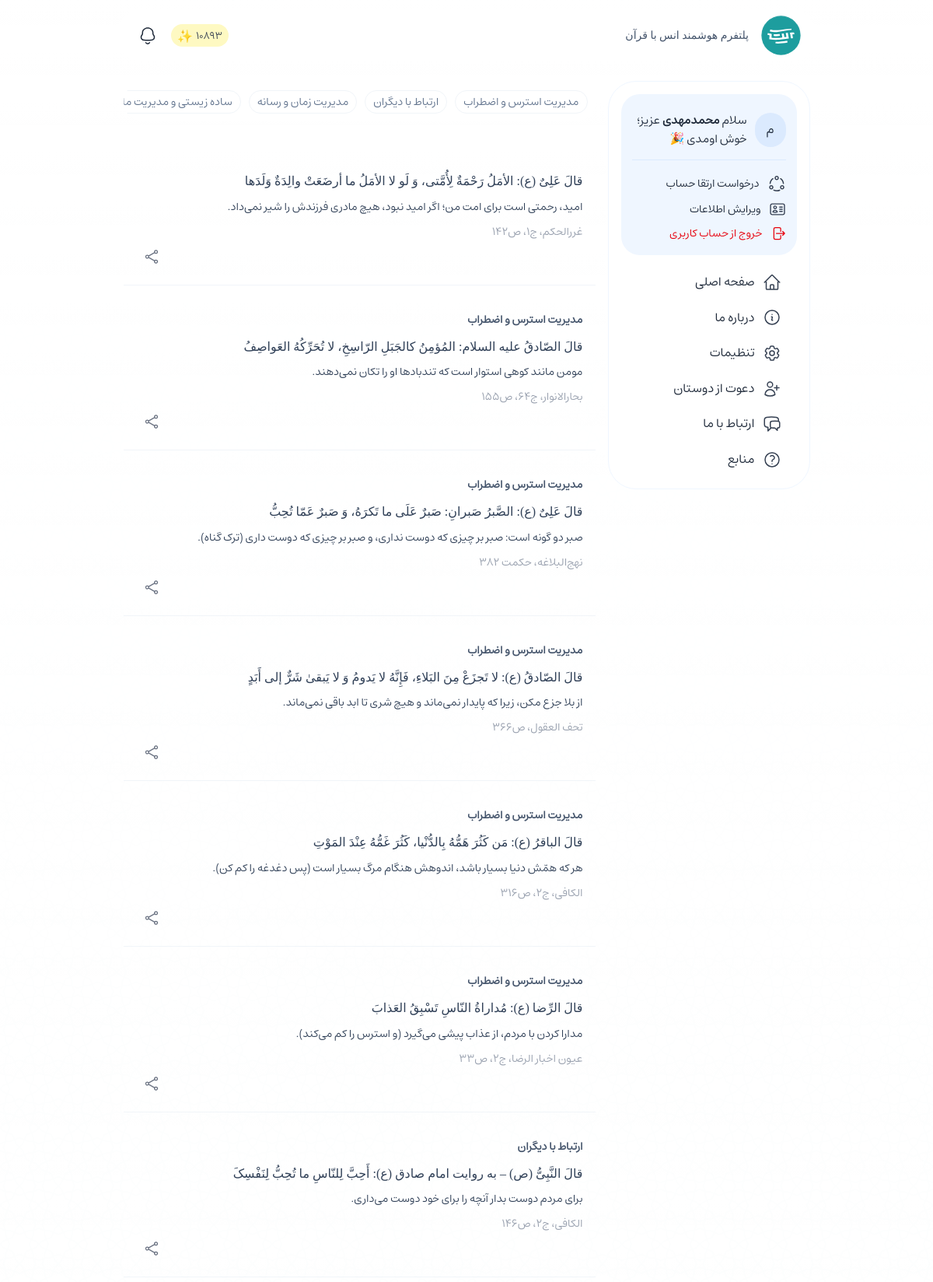
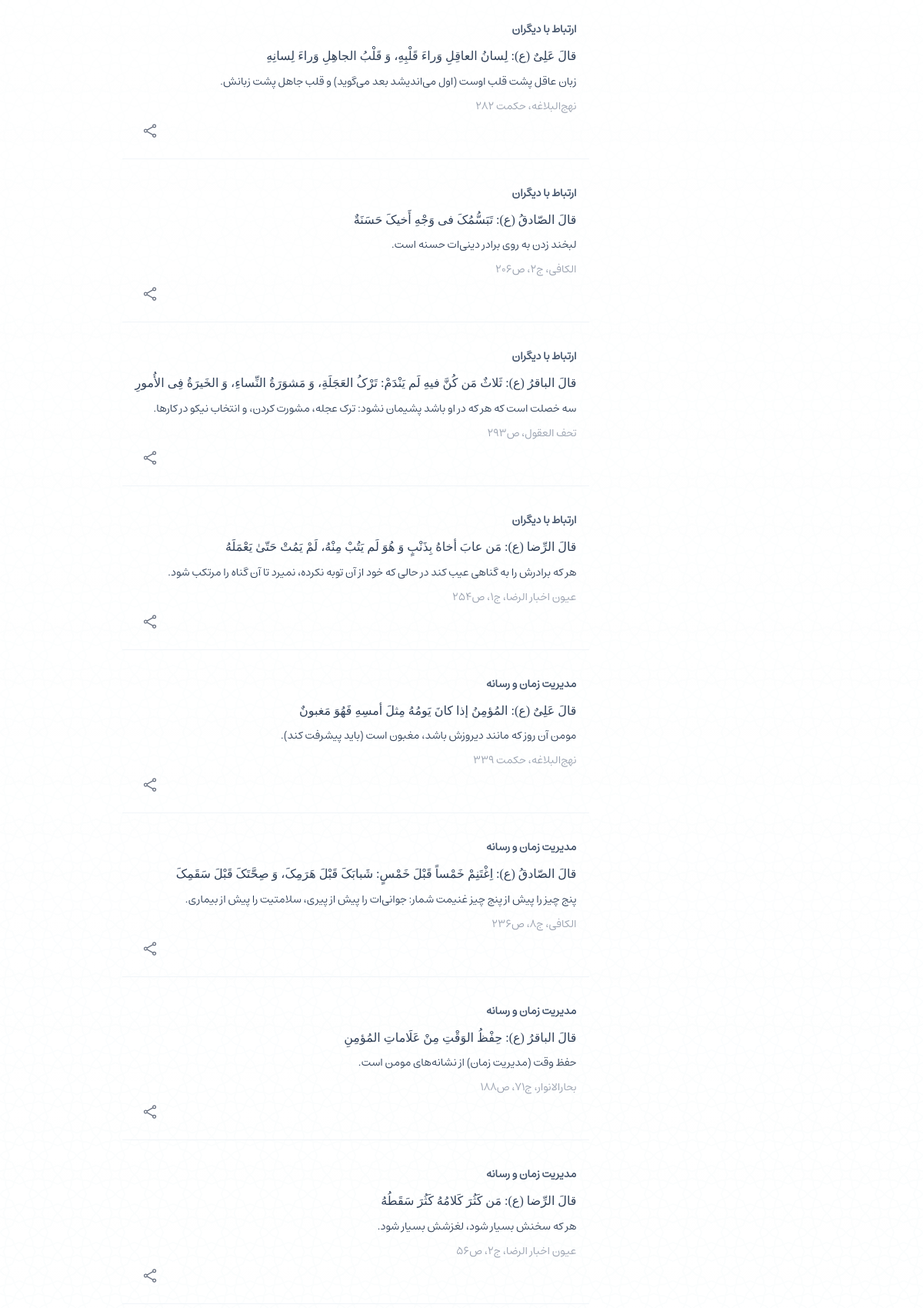
Screenshot of /hadiths/ (signed in, upper part) with the database file from the repository (2 pictures, top to bottom).
### authentication/models.py (models this page shows, shortened)
class CustomeUser(AbstractUser):
    ROLE_USERS = [
        ('admin', 'admin'),
        ('cultural_admin', 'cultural_admin'),
        ('student', 'student')
    ]
    EDUCATIONAL_LEVELS = [
        ('دیپلم', 'دیپلم'),
        ('فوق دیپلم', 'فوق دیپلم'),
        ('لیسانس', 'لیسانس'),
        ('فوق لیسانس', 'فوق لیسانس'),
        ('دکترا', 'دکترا'),
        ('سایر', 'سایر'),
    ]
    first_name = None
    last_name = None
    groups = None
    user_permissions = None
    date_joined = None
    last_login = None
    username = models.CharField(max_length=200, verbose_name='username')
    phone = models.CharField(max_length=11, verbose_name='phone', unique=True, error_messages={'unique': 'یک کاربر با این شماره وجود دارد.'})
    national_code = models.CharField(max_length=10, verbose_name='national code', unique=True, error_messages={'unique': 'این کدملی قبلاً استفاده شده است.'}, null=True, blank=True)
    student_code = models.CharField(max_length=14, verbose_name='student code', unique=True, error_messages={'unique': 'این شماره دانشجویی قبلاً استفاده شده است.'}, null=True, blank=True)
    field_student = models.CharField(max_length=50, verbose_name='field student', null=True, blank=True)
    educational_level = models.CharField(max_length=50, choices=EDUCATIONAL_LEVELS, verbose_name='educational level', null=True, blank=True)
    university_id = models.ForeignKey('panel.Universities', on_delete=models.CASCADE, verbose_name='university id', null=True, blank=True)
    role = models.CharField(max_length=50, choices=ROLE_USERS, default=ROLE_USERS[2], verbose_name='role')
    total_points = models.BigIntegerField(verbose_name='total_points', default=0, null=True, blank=True)
    bale_chat_id = models.CharField(max_length=30, verbose_name='bale_chat_id', unique=True, blank=True, null=True)
    created_at = models.CharField(max_length=50, default=JalaliDateTime.now().strftime('%Y-%m-%d %H:%M'), verbose_name='created at')
    USERNAME_FIELD = 'phone'
    REQUIRED_FIELDS = ['username', 'password']

### core/models.py (models this page shows, shortened)
class CategoriesContent(models.Model):
    id = models.BigAutoField(auto_created=True, primary_key=True, serialize=False, verbose_name='ID')
    title = models.CharField(max_length=100, verbose_name='title')
    description = models.CharField(max_length=300, verbose_name='description', null=True, blank=True)

class Hadiths(models.Model):
    id = models.BigAutoField(auto_created=True, primary_key=True, serialize=False, verbose_name='ID')
    text_ar = models.TextField(verbose_name='text arabic')
    text_fa = models.TextField(verbose_name='text farsi')
    source = models.CharField(max_length=200, verbose_name='source')
    category_content_id = models.ForeignKey(CategoriesContent, on_delete=models.CASCADE, verbose_name='category content id', null=True, blank=True)

### core/views.py (the view)
# urls.py: path('hadiths/', view=views.hadiths, name='hadiths'),
def hadiths(request):
    return render(request, template_name='pages/content/hadiths/index.html', context={'hadiths': Hadiths.objects.defer('id', 'text_ar', 'text_fa', 'source'), 'categories_content': CategoriesContent.objects.defer('id', 'title').all()})

### core/context_processors.py (called while the page is built)
def app_version(request):
    return {'APP_VERSION': '1.0.1'}

def university_list(request):
    if request.user.is_authenticated:
        data = Universities.objects.defer('id', 'university_name', 'is_verified').all()
        return {'university_list': data}
    else:
        return {'university_list': []}

def user_total_points(request):
    if request.user.is_authenticated:
        if request.user.role == 'cultural_admin' or request.user.role == 'student':
            sum_total_points_uni = UserPoints.objects.filter(user_id__university_id=request.user.university_id).defer('point').aggregate(Sum('point'))['point__sum'] or 0
            return {'total_points_uni': sum_total_points_uni}
        else:
            if request.user.university_id:
                sum_total_points = UserPoints.objects.filter(user_id=request.user).aggregate(Sum('point'))['point__sum'] or 0
                CustomeUser.objects.filter(id=request.user.id).update(total_points=sum_total_points)
            return {'total_points_user': []}
    else:
        return {'user_total_points': []}

### templates/pages/content/hadiths/index.html (shortened to what this page needs)
{% extends '../../../core/_base.html' %}
{% load static %}
{% block body %}
    {% include '../../../core/_navbar.html' %}
    {% include '../../../core/_sidebar.html' %}
    {% include './core/_index_content.html' %}
{% endblock body %}

### templates/core/_navbar.html (shortened to what this page needs)
{% load static %}
<nav class="bg-white rounded-full py-2 px-5 flex items-center justify-between gap-4 fixed top-3 w-[93%] min-[965px]:w-[75%] min-[1300px]:w-[70%]! min-[1400px]:w-[60%]! z-10 overflow-hidden transition-all">
    <ul class="flex items-center justify-between gap-2.5 w-full">
        <div class="flex items-center gap-4">
            <a href="/" title="پلتفرم هوشمند انس با قرآن" draggable="false">
                <img src="{% static 'assets/images/logo/SVG/icon_splash.svg' %}" alt="logo" class="size-12.75 max-[965px]:hidden" draggable="false">
            </a>
            <p class="max-[965px]:hidden text-sm text-slate-600 font-vazeh transition-all">پلتفرم هوشمند انس با قرآن</p>
        </div>
        {% if request.user.is_authenticated %}
            {% if request.user.is_superuser %}
                <button class="nav-btn-icon" title="اعلانات" onclick="modal('notificationsAdmin');" draggable="false">
                    <svg class="notify-icon size-10 p-2 rounded-full hover:bg-gray-50 cursor-pointer transition-all" fill="none" viewBox="0 0 24 24"><path fill="#1e2939" fill-rule="evenodd" d="M6.1 7.495c-.054.627-.054 1.27-.054 1.941a.75.75 0 0 1-.016.152 5.619 5.619 0 0 1-1.333 2.623 2.85 2.85 0 0 0-.446 1.377V13.803a2.853 2.853 0 0 0 .644 1.864 3.806 3.806 0 0 0 2.364 1.125h.009c3.142.338 6.312.338 9.454 0h.012a3.756 3.756 0 0 0 2.362-1.126c.44-.528.67-1.192.653-1.87v-.21a2.756 2.756 0 0 0-.445-1.365A5.704 5.704 0 0 1 17.97 9.59a.743.743 0 0 1-.014-.1c-.025-.348-.024-.695-.023-1.01V8.43c.002-.338.001-.64-.024-.933-.266-2.727-3.02-4.746-5.87-4.746h-.078c-2.852 0-5.603 2.02-5.86 4.745m-1.493-.138c.346-3.69 3.939-6.107 7.354-6.107h.078c3.416 0 7.006 2.416 7.363 6.105v.007c.033.372.033.74.031 1.072v.033c0 .31-.002.59.016.864a4.206 4.206 0 0 0 1.002 1.922.754.754 0 0 1 .067.085 4.255 4.255 0 0 1 .73 2.23v.2a4.317 4.317 0 0 1-1.05 2.917 5.255 5.255 0 0 1-3.321 1.6c-3.246.348-6.52.347-9.765 0a5.305 5.305 0 0 1-3.354-1.639 4.354 4.354 0 0 1-1.007-2.867v-.21a4.35 4.35 0 0 1 .727-2.234.753.753 0 0 1 .073-.094 4.122 4.122 0 0 0 .995-1.885c0-.638.002-1.318.06-1.994l.001-.005M9.087 20.265a.75.75 0 0 1 1.054.12 2.338 2.338 0 0 0 3.242.38l.012-.01c.145-.108.275-.234.388-.373a.75.75 0 1 1 1.168.94c-.19.237-.41.449-.654.631a3.839 3.839 0 0 1-5.329-.634.75.75 0 0 1 .12-1.054" clip-rule="evenodd"></path></svg>
                </button>
            {% else %}
                <span class="flex items-center gap-1 min-[965px]:gap-2.5 transition-all">
                    <div class="hidden min-[956px]:flex">
                        {% if request.user.role == 'cultural_admin' %}
                            <a href="/panel" class="flex items-center gap-1" title="امتیاز دانشگاه شما" draggable="false">
                                <li class="bg-yellow-100 rounded-full px-2 pt-1 flex items-center max-[965px]:text-[13px] transition-all"><span class="ml-1 text-[13px] text-gray-700">{{ total_points_uni }}</span> ✨</li>
                            </a>
                        {% elif request.user.university_id and request.user.role == 'student' %}
                            <a href="/challenge" class="flex items-center gap-1" title="امتیاز شما" draggable="false">
                                <li class="bg-yellow-100 rounded-full px-2 pt-1 flex items-center max-[965px]:text-[13px] transition-all"><span class="ml-1 text-[13px] text-gray-700">{{ request.user.total_points }}</span> ✨</li>
                            </a>
                        {% endif %}
                    </div>
                    <button class="nav-btn-icon" title="اعلانات" onclick="modal('notifications');" draggable="false">
                    </button>
                </span>
            {% endif %}
        {% endif %}
    </ul>
</nav>

### templates/core/_sidebar.html (shortened to what this page needs)
{% load static %}
<div class="overlay-nav max-[965px]:bg-black/60 max-[965px]:fixed max-[965px]:inset-0 max-[965px]:w-full max-[965px]:h-full max-[965px]:hidden max-[965px]:z-10 transition-all" id="navOverlay">
    <div class="nav flex flex-col gap-1 p-4 h-fit w-65 max-[965px]:h-full! max-[965px]:w-75 min-[965px]:mt-26 bg-white border max-[965px]:border-none border-blue-50 min-[965px]:rounded-[36px] z-50 min-[965px]:z-0 min-[965px]:sticky min-[965px]:top-26 min-[965px]:mb-2.5 text-gray-800 overflow-auto transition-all" id="nav">
        <div class="w-full flex flex-col gap-1">
            {% if request.user.is_authenticated %}
                {% if request.user.username|lower|slice:1 == "a" or request.user.username|lower|slice:1 == "b" or request.user.username|lower|slice:1 == "c" or request.user.username|lower|slice:1 == "d" or request.user.username|slice:1 == "ا" or request.user.username|slice:1 == "آ" or request.user.username|slice:1 == "ب" or request.user.username|slice:1 == "پ" or request.user.username|slice:1 == "ت" or request.user.username|slice:1 == "م" %}
                    <div class="w-full flex flex-col gap-2 p-3.5 mb-2.5 bg-blue-50 rounded-3xl">
                        <a href="/panel" draggable="false">
                            <div class="flex items-center gap-2.5">
                                <li class="w-10 h-11 px-2 bg-blue-100 rounded-full flex items-center justify-center list-none">{{ request.user.username | slice:1 }}</li>
                                <div class="flex flex-col gap-1.5">
                                    <p class="text-[15px]">سلام <span class="font-semibold">{{ request.user.username | truncatechars:16 }}</span> عزیز<span class="max-[965px]:hidden">؛ خوش اومدی 🎉</span></p>
                                </div>
                            </div>
                        </a>
                        <hr class="border-blue-100 my-1.5 w-full">
                        <div class="flex flex-col gap-2.5 text-sm py-1 h-auto max-h-50 overflow-y-auto">
                            {% if request.user.role == 'admin' %}
                                <a href="/panel" class="flex items-center gap-2.5" draggable="false">
                                    <svg class="size-5.5 text-gray-700" xmlns="http://www.w3.org/2000/svg" width="20" height="20" viewBox="0 0 20 20" fill="currentColor"><path d="M7.946 14.028a1.974 1.974 0 1 0-3.948 0 1.974 1.974 0 0 0 3.948 0m8.055 0a1.974 1.974 0 1 0-3.947 0 1.974 1.974 0 0 0 3.947 0M7.946 5.972a1.974 1.974 0 1 0-3.948 0 1.974 1.974 0 0 0 3.948 0m8.055 0a1.974 1.974 0 1 0-3.947 0 1.974 1.974 0 0 0 3.947 0m-6.725 8.056a3.304 3.304 0 1 1-6.608 0 3.304 3.304 0 0 1 6.608 0m8.055 0a3.304 3.304 0 1 1-6.607 0 3.304 3.304 0 0 1 6.607 0M9.276 5.972a3.304 3.304 0 1 1-6.608 0 3.304 3.304 0 0 1 6.608 0m8.055 0a3.304 3.304 0 1 1-6.607 0 3.304 3.304 0 0 1 6.607 0"></path></svg>
                                    <span>پنل مدیریت (مدیرکل)</span>
                                </a>
                                <a href="/manage" class="flex items-center gap-2.5" draggable="false">
                                    <svg class="size-5.5 text-gray-700" xmlns="http://www.w3.org/2000/svg" width="20" height="20" viewBox="0 0 20 20" fill="currentColor"><path d="M16.26 7.438 10.666 10.4v6.446l5.129-2.961.104-.07a.93.93 0 0 0 .363-.74zM10.469 3.04a.94.94 0 0 0-.823-.055l-.112.055-5.207 3.005 5.684 3.197 5.838-3.09-.054-.037zM3.739 13.075c0 .334.178.643.467.81l5.129 2.96v-6.456L3.739 7.24zm13.852 0c0 .759-.38 1.464-1.004 1.882l-.128.08-5.326 3.074A2.27 2.27 0 0 1 9 18.183l-.133-.072-5.327-3.075a2.26 2.26 0 0 1-1.132-1.96V6.924c0-.809.432-1.557 1.132-1.961l5.327-3.075.133-.072a2.27 2.27 0 0 1 2.132.072l5.326 3.075.128.079a2.26 2.26 0 0 1 1.004 1.882z"></path></svg>
                                    <span>مدیریت سیستمی</span>
                                </a>
                                <a href="/signout" class="flex items-center gap-2.5 text-red-600" draggable="false">
                                    <svg xmlns="http://www.w3.org/2000/svg" fill="none" viewBox="0 0 24 24" stroke-width="1.5" stroke="currentColor" class="size-5 text-red-600">
                                        <path stroke-linecap="round" stroke-linejoin="round" d="M15.75 9V5.25A2.25 2.25 0 0 0 13.5 3h-6a2.25 2.25 0 0 0-2.25 2.25v13.5A2.25 2.25 0 0 0 7.5 21h6a2.25 2.25 0 0 0 2.25-2.25V15m3 0 3-3m0 0-3-3m3 3H9" />
                                    </svg>
                                    <span>خروج از حساب کاربری</span>
                                </a>
                            {% else %}
                                <a href="javascript:modal('upgradeAccountRequest');" class="flex items-center gap-2.5" draggable="false">
                                    <span>درخواست ارتقا حساب</span>
                                </a>
                                <a href="javascript:modal('profileEdit');" class="flex items-center gap-2.5" draggable="false">
                                    <span>ویرایش اطلاعات</span>
                                </a>
                                <a href="/signout" class="flex items-center gap-2.5 text-red-600" draggable="false">
                                    <span>خروج از حساب کاربری</span>
                                </a>
                            {% endif %}
                        </div>
                    </div>
                {% endif %}
            {% endif %}
        </div>
        {% include 'core/_nav_items.html' %}
    </div>
</div>

### templates/pages/content/hadiths/core/_index_content.html (shortened to what this page needs)
{% load static %}
<div class="content-nav-minimize flex flex-col gap-2.5 pt-4 w-full min-[965px]:w-[calc(93%-230px)] min-[1300px]:w-[calc(100%-230px)] mt-22.5 max-[965px]:mt-18.75 rounded-[36px] transition-all">
    <div class="slider-categories-content flex items-center gap-2.5 overflow-hidden overflow-x-auto w-full sticky top-20 p-2.5 pb-0 rounded-full backdrop-blur-xs bg-white">
        {% for item in categories_content %}
            <a href="#category-{{ item.id }}" draggable="false">
                <div class="flex items-center text-center text-sm text-slate-500 border border-slate-100 rounded-full whitespace-nowrap py-1 px-2.5 mb-2.5 cursor-pointer">{{ item.title }}</div>
            </a>
        {% endfor %}
    </div>
    <div class="surahs-list flex flex-col gap-2 mt-4 mb-4">
        {% for item in hadiths %}
            <div class="surahs-list-card flex flex-col gap-0.5 w-full p-4 border-b border-slate-100 text-slate-700" id="category-{{ item.category_content_id.id }}">
                <p class="text-sm mt-2.5 text-slate-600 font-semibold mb-2.5">{{ item.category_content_id.title }}</p>
                <div class="flex flex-col gap-2.5" id="hadith-{{ item.id }}">
                    <p class="font-nabi">{{ item.text_ar | safe }}</p>
                    <p class="text-sm">{{ item.text_fa | safe }}</p>
                </div>
                <p class="text-sm text-gray-400 mt-2.5">{{ item.source }}</p>
                <div class="flex items-center justify-between gap-2.5">
                    <div class="flex items-center justify-between gap-2">
                        <a href="javascript:dataShare('{{ item.text_ar | safe }}', '{{ item.text_fa | safe }}', '#hadith-{{ item.id }}');" class="text-gray-500" draggable="false" title="اشتراک گذاری">
                        </a>
                    </div>
                </div>
            </div>
        {% endfor %}
    </div>
</div>

### rows the page displays
CustomeUser: user.total_points "10893", user.username "م", user.username "محمدمهدی"
CategoriesContent: title "مدیریت استرس و اضطراب"
CategoriesContent: title "ارتباط با دیگران"
CategoriesContent: title "مدیریت زمان و رسانه"
CategoriesContent: title "ساده زیستی و مدیریت…"
Hadiths: text_ar "قالَ عَلِیٌ (ع): الأمَلُ رَحْمَةٌ لِأُمَّتی، وَ لَو لا الأمَلُ ما أرضَعَتْ والِدَةٌ وَلَدَها", text_fa "امید، رحمتی است برای امت من؛ اگر امید نبود، هیچ مادری فرزندش را شیر نمی‌داد.", source "غررالحکم، ج۱، ص۱۴۲"
Hadiths: category_content_id "مدیریت استرس و اضطراب", text_ar "قالَ الصّادقُ علیه السلام: المُؤمِنُ کالجَبَلِ الرّاسِخِ، لا تُحَرِّکُهُ العَواصِفُ", text_fa "مومن مانند کوهی استوار است که تندبادها او را تکان نمی‌دهند.", source "بحارالانوار، ج۶۴، ص۱۵۵"
Hadiths: category_content_id "مدیریت استرس و اضطراب", text_ar "قالَ عَلِیٌ (ع): الصَّبرُ صَبرانِ: صَبرٌ عَلَى ما تَکرَهُ، وَ صَبرٌ عَمّا تُحِبُّ", text_fa "صبر دو گونه است: صبر بر چیزی که دوست نداری، و صبر بر چیزی که دوست داری (ترک گناه).", source "نهج‌البلاغه، حکمت ۳۸۲"
Hadiths: category_content_id "مدیریت استرس و اضطراب", text_ar "قالَ الصّادقُ (ع): لا تَجزَعْ مِنَ البَلاءِ، فَإِنَّهُ لا یَدومُ وَ لا یَبقىٰ شَرٌّ إلى أَبَدٍ", text_fa "از بلا جزع مکن، زیرا که پایدار نمی‌ماند و هیچ شری تا ابد باقی نمی‌ماند.", source "تحف العقول، ص۳۶۶"
Hadiths: category_content_id "مدیریت استرس و اضطراب", text_ar "قالَ الباقرُ (ع): مَن کَثُرَ هَمُّهُ بِالدُّنْیا، کَثُرَ غَمُّهُ عِنْدَ المَوْتِ", text_fa "هر که همّش دنیا بسیار باشد، اندوهش هنگام مرگ بسیار است (پس دغدغه را کم کن).", source "الکافی، ج۲، ص۳۱۶"
Hadiths: category_content_id "مدیریت استرس و اضطراب", text_ar "قالَ الرِّضا (ع): مُداراةُ النّاسِ تَسْبِقُ العَذابَ", text_fa "مدارا کردن با مردم، از عذاب پیشی می‌گیرد (و استرس را کم می‌کند).", source "عیون اخبار الرضا، ج۲، ص۳۳"
Hadiths: category_content_id "ارتباط با دیگران", text_ar "قالَ النَّبِیُّ (ص) – به روایت امام صادق (ع): أَحِبَّ لِلنّاسِ ما تُحِبُّ لِنَفْسِکَ", text_fa "برای مردم دوست بدار آنچه را برای خود دوست می‌داری.", source "الکافی، ج۲، ص۱۴۶"
Hadiths: category_content_id "ارتباط با دیگران", text_ar "قالَ عَلِیٌ (ع): لِسانُ العاقِلِ وَراءَ قَلْبِهِ، وَ قَلْبُ الجاهِلِ وَراءَ لِسانِهِ", text_fa "زبان عاقل پشت قلب اوست (اول می‌اندیشد بعد می‌گوید) و قلب جاهل پشت زبانش.", source "نهج‌البلاغه، حکمت ۲۸۲"
Hadiths: category_content_id "ارتباط با دیگران", text_ar "قالَ الصّادقُ (ع): تَبَسُّمُکَ فی وَجْهِ أَخیکَ حَسَنَةٌ", text_fa "لبخند زدن به روی برادر دینی‌ات حسنه است.", source "الکافی، ج۲، ص۲۰۶"
Hadiths: category_content_id "ارتباط با دیگران", text_ar "قالَ الباقرُ (ع): ثَلاثٌ مَن کُنَّ فیهِ لَم یَنْدَمْ: تَرْکُ العَجَلَةِ، وَ مَشوَرَةُ النِّساءِ، وَ الخَیرَةُ فِی الأُمورِ", text_fa "سه خصلت است که هر که در او باشد پشیمان نشود: ترک عجله، مشورت کردن، و انتخاب نیکو در کارها.", source "تحف العقول، ص۲۹۳"
Hadiths: category_content_id "ارتباط با دیگران", text_ar "قالَ الرِّضا (ع): مَن عابَ أخاهُ بِذَنْبٍ وَ هُوَ لَم یَتُبْ مِنْهُ، لَمْ یَمُتْ حَتّىٰ یَعْمَلَهُ", text_fa "هر که برادرش را به گناهی عیب کند در حالی که خود از آن توبه نکرده، نمیرد تا آن گناه را مرتکب شود.", source "عیون اخبار الرضا، ج۱، ص۲۵۴"
Hadiths: category_content_id "مدیریت زمان و رسانه", text_ar "قالَ عَلِیٌ (ع): المُؤمِنُ إذا کانَ یَومُهُ مِثلَ أمسِهِ فَهُوَ مَغبونٌ", text_fa "مومن آن روز که مانند دیروزش باشد، مغبون است (باید پیشرفت کند).", source "نهج‌البلاغه، حکمت ۳۳۹"
Hadiths: category_content_id "مدیریت زمان و رسانه", text_ar "قالَ الصّادقُ (ع): اِغْتَنِمْ خَمْساً قَبْلَ خَمْسٍ: شَبابَکَ قَبْلَ هَرَمِکَ، وَ صِحَّتَکَ قَبْلَ سَقَمِکَ", text_fa "پنج چیز را پیش از پنج چیز غنیمت شمار: جوانی‌ات را پیش از پیری، سلامتیت را پیش از بیماری.", source "الکافی، ج۸، ص۲۳۶"
Hadiths: category_content_id "مدیریت زمان و رسانه", text_ar "قالَ الباقرُ (ع): حِفْظُ الوَقْتِ مِنْ عَلَاماتِ المُؤمِنِ", text_fa "حفظ وقت (مدیریت زمان) از نشانه‌های مومن است.", source "بحارالانوار، ج۷۱، ص۱۸۸"
Hadiths: category_content_id "مدیریت زمان و رسانه", text_ar "قالَ الرِّضا (ع): مَن کَثُرَ کَلامُهُ کَثُرَ سَقَطُهُ", text_fa "هر که سخنش بسیار شود، لغزشش بسیار شود.", source "عیون اخبار الرضا، ج۲، ص۵۶"
